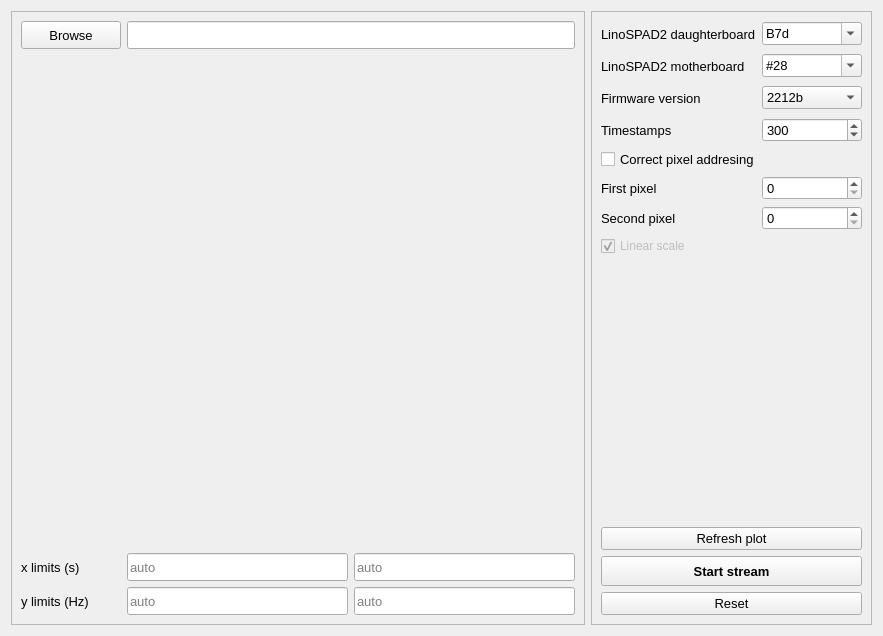
<?xml version="1.0" encoding="UTF-8"?>
<ui version="4.0">
 <class>Form</class>
 <widget class="QWidget" name="Form">
  <property name="geometry">
   <rect>
    <x>0</x>
    <y>0</y>
    <width>883</width>
    <height>636</height>
   </rect>
  </property>
  <property name="windowTitle">
   <string>Form</string>
  </property>
  <layout class="QGridLayout" name="gridLayout_2">
   <item row="0" column="0">
    <widget class="QFrame" name="frame">
     <property name="sizePolicy">
      <sizepolicy hsizetype="Expanding" vsizetype="Expanding">
       <horstretch>0</horstretch>
       <verstretch>0</verstretch>
      </sizepolicy>
     </property>
     <property name="frameShape">
      <enum>QFrame::StyledPanel</enum>
     </property>
     <property name="frameShadow">
      <enum>QFrame::Raised</enum>
     </property>
     <layout class="QGridLayout" name="gridLayout">
      <item row="0" column="0" colspan="2">
       <widget class="QPushButton" name="pushButton_browse">
        <property name="sizePolicy">
         <sizepolicy hsizetype="Fixed" vsizetype="Fixed">
          <horstretch>0</horstretch>
          <verstretch>0</verstretch>
         </sizepolicy>
        </property>
        <property name="minimumSize">
         <size>
          <width>100</width>
          <height>28</height>
         </size>
        </property>
        <property name="font">
         <font>
          <pointsize>10</pointsize>
         </font>
        </property>
        <property name="text">
         <string>Browse</string>
        </property>
       </widget>
      </item>
      <item row="1" column="0" colspan="3">
       <widget class="QWidget" name="widget_figure" native="true">
        <property name="sizePolicy">
         <sizepolicy hsizetype="Preferred" vsizetype="Preferred">
          <horstretch>0</horstretch>
          <verstretch>0</verstretch>
         </sizepolicy>
        </property>
        <property name="minimumSize">
         <size>
          <width>500</width>
          <height>425</height>
         </size>
        </property>
       </widget>
      </item>
      <item row="5" column="0" colspan="2">
       <widget class="QLabel" name="label">
        <property name="font">
         <font>
          <pointsize>10</pointsize>
         </font>
        </property>
        <property name="text">
         <string>x limits (s)</string>
        </property>
       </widget>
      </item>
      <item row="6" column="2">
        <layout class="QHBoxLayout" name="horizontalLayout_yLim">
         <item>
          <widget class="QLineEdit" name="lineEdit_lowerYLim">
           <property name="minimumSize">
            <size>
             <width>0</width>
             <height>28</height>
            </size>
           </property>
           <property name="font">
            <font>
             <pointsize>10</pointsize>
            </font>
           </property>
           <property name="toolTip">
            <string>&lt;html&gt;&lt;head/&gt;&lt;body&gt;&lt;p&gt;Lower y limit. Leave empty to autoscale. Accepts decimals and scientific notation, e.g. 10e3.&lt;/p&gt;&lt;/body&gt;&lt;/html&gt;</string>
           </property>
           <property name="placeholderText">
            <string>auto</string>
           </property>
          </widget>
         </item>
         <item>
          <widget class="QLineEdit" name="lineEdit_upperYLim">
           <property name="minimumSize">
            <size>
             <width>0</width>
             <height>28</height>
            </size>
           </property>
           <property name="font">
            <font>
             <pointsize>10</pointsize>
            </font>
           </property>
           <property name="toolTip">
            <string>&lt;html&gt;&lt;head/&gt;&lt;body&gt;&lt;p&gt;Upper y limit. Leave empty to autoscale. Accepts decimals and scientific notation, e.g. 10e3.&lt;/p&gt;&lt;/body&gt;&lt;/html&gt;</string>
           </property>
           <property name="placeholderText">
            <string>auto</string>
           </property>
          </widget>
         </item>
        </layout>
      </item>
      <item row="0" column="2">
       <widget class="QLineEdit" name="lineEdit_browse">
        <property name="enabled">
         <bool>true</bool>
        </property>
        <property name="sizePolicy">
         <sizepolicy hsizetype="Expanding" vsizetype="Fixed">
          <horstretch>0</horstretch>
          <verstretch>0</verstretch>
         </sizepolicy>
        </property>
        <property name="minimumSize">
         <size>
          <width>0</width>
          <height>28</height>
         </size>
        </property>
       </widget>
      </item>
      <item row="6" column="0">
       <widget class="QLabel" name="label_2">
        <property name="font">
         <font>
          <pointsize>10</pointsize>
         </font>
        </property>
        <property name="text">
         <string>y limits (Hz)</string>
        </property>
       </widget>
      </item>
      <item row="2" column="2">
       <spacer name="verticalSpacer">
        <property name="orientation">
         <enum>Qt::Vertical</enum>
        </property>
        <property name="sizeType">
         <enum>QSizePolicy::Fixed</enum>
        </property>
        <property name="sizeHint" stdset="0">
         <size>
          <width>20</width>
          <height>5</height>
         </size>
        </property>
       </spacer>
      </item>
      <item row="5" column="2">
        <layout class="QHBoxLayout" name="horizontalLayout_xLim">
         <item>
          <widget class="QLineEdit" name="lineEdit_leftXLim">
           <property name="minimumSize">
            <size>
             <width>0</width>
             <height>28</height>
            </size>
           </property>
           <property name="font">
            <font>
             <pointsize>10</pointsize>
            </font>
           </property>
           <property name="toolTip">
            <string>&lt;html&gt;&lt;head/&gt;&lt;body&gt;&lt;p&gt;Lower x limit. Leave empty to autoscale. Accepts decimals and scientific notation, e.g. 10e3.&lt;/p&gt;&lt;/body&gt;&lt;/html&gt;</string>
           </property>
           <property name="placeholderText">
            <string>auto</string>
           </property>
          </widget>
         </item>
         <item>
          <widget class="QLineEdit" name="lineEdit_rightXLim">
           <property name="minimumSize">
            <size>
             <width>0</width>
             <height>28</height>
            </size>
           </property>
           <property name="font">
            <font>
             <pointsize>10</pointsize>
            </font>
           </property>
           <property name="toolTip">
            <string>&lt;html&gt;&lt;head/&gt;&lt;body&gt;&lt;p&gt;Upper x limit. Leave empty to autoscale. Accepts decimals and scientific notation, e.g. 10e3.&lt;/p&gt;&lt;/body&gt;&lt;/html&gt;</string>
           </property>
           <property name="placeholderText">
            <string>auto</string>
           </property>
          </widget>
         </item>
        </layout>
      </item>
     </layout>
    </widget>
   </item>
   <item row="0" column="1">
    <widget class="QFrame" name="frame_2">
     <property name="sizePolicy">
      <sizepolicy hsizetype="Fixed" vsizetype="Preferred">
       <horstretch>0</horstretch>
       <verstretch>0</verstretch>
      </sizepolicy>
     </property>
     <property name="frameShape">
      <enum>QFrame::StyledPanel</enum>
     </property>
     <property name="frameShadow">
      <enum>QFrame::Raised</enum>
     </property>
     <layout class="QVBoxLayout" name="verticalLayout">
      <item>
       <layout class="QHBoxLayout" name="horizontalLayout_7">
        <item>
         <widget class="QLabel" name="label_comboBox_mask_2">
          <property name="enabled">
           <bool>true</bool>
          </property>
          <property name="minimumSize">
           <size>
            <width>0</width>
            <height>26</height>
           </size>
          </property>
          <property name="font">
           <font>
            <pointsize>10</pointsize>
           </font>
          </property>
          <property name="text">
           <string>LinoSPAD2 daughterboard</string>
          </property>
          <property name="alignment">
           <set>Qt::AlignLeading|Qt::AlignLeft|Qt::AlignVCenter</set>
          </property>
         </widget>
        </item>
        <item>
         <widget class="QComboBox" name="comboBox_mask_2">
          <property name="sizePolicy">
           <sizepolicy hsizetype="Fixed" vsizetype="Fixed">
            <horstretch>0</horstretch>
            <verstretch>0</verstretch>
           </sizepolicy>
          </property>
          <property name="minimumSize">
           <size>
            <width>100</width>
            <height>0</height>
           </size>
          </property>
          <property name="font">
           <font>
            <pointsize>10</pointsize>
           </font>
          </property>
          <property name="editable">
           <bool>true</bool>
          </property>
          <item>
           <property name="text">
            <string>B7d</string>
           </property>
          </item>
          <item>
           <property name="text">
            <string>NL11</string>
           </property>
          </item>
          <item>
           <property name="text">
            <string>A5</string>
           </property>
          </item>
          <item>
           <property name="text">
            <string>D2b</string>
           </property>
          </item>
         </widget>
        </item>
       </layout>
      </item>
      <item>
       <layout class="QHBoxLayout" name="horizontalLayout_8" stretch="0,0">
        <property name="spacing">
         <number>6</number>
        </property>
        <property name="sizeConstraint">
         <enum>QLayout::SetFixedSize</enum>
        </property>
        <property name="topMargin">
         <number>0</number>
        </property>
        <property name="bottomMargin">
         <number>0</number>
        </property>
        <item>
         <widget class="QLabel" name="label_comboBox_mb_2">
          <property name="minimumSize">
           <size>
            <width>0</width>
            <height>26</height>
           </size>
          </property>
          <property name="font">
           <font>
            <pointsize>10</pointsize>
           </font>
          </property>
          <property name="text">
           <string>LinoSPAD2 motherboard</string>
          </property>
         </widget>
        </item>
        <item>
         <widget class="QComboBox" name="comboBox_mb_2">
          <property name="sizePolicy">
           <sizepolicy hsizetype="Fixed" vsizetype="Fixed">
            <horstretch>0</horstretch>
            <verstretch>0</verstretch>
           </sizepolicy>
          </property>
          <property name="minimumSize">
           <size>
            <width>100</width>
            <height>0</height>
           </size>
          </property>
          <property name="font">
           <font>
            <pointsize>10</pointsize>
           </font>
          </property>
          <property name="editable">
           <bool>true</bool>
          </property>
          <item>
           <property name="text">
            <string>#28</string>
           </property>
          </item>
          <item>
           <property name="text">
            <string>#33</string>
           </property>
          </item>
          <item>
           <property name="text">
            <string>#21</string>
           </property>
          </item>
          <item>
           <property name="text">
            <string>#36</string>
           </property>
          </item>
          <item>
           <property name="text">
            <string>#37</string>
           </property>
          </item>
          <item>
           <property name="text">
            <string>#4</string>
           </property>
          </item>
          <item>
           <property name="text">
            <string>#29</string>
           </property>
          </item>
         </widget>
        </item>
       </layout>
      </item>
      <item>
       <layout class="QHBoxLayout" name="horizontalLayout">
        <property name="topMargin">
         <number>0</number>
        </property>
       </layout>
      </item>
      <item>
       <layout class="QHBoxLayout" name="horizontalLayout_9">
        <property name="bottomMargin">
         <number>0</number>
        </property>
        <item>
         <widget class="QLabel" name="label_FW_2">
          <property name="minimumSize">
           <size>
            <width>0</width>
            <height>26</height>
           </size>
          </property>
          <property name="font">
           <font>
            <pointsize>10</pointsize>
           </font>
          </property>
          <property name="text">
           <string>Firmware version</string>
          </property>
          <property name="alignment">
           <set>Qt::AlignLeading|Qt::AlignLeft|Qt::AlignVCenter</set>
          </property>
         </widget>
        </item>
        <item>
         <widget class="QComboBox" name="comboBox_FW_2">
          <property name="sizePolicy">
           <sizepolicy hsizetype="Fixed" vsizetype="Fixed">
            <horstretch>0</horstretch>
            <verstretch>0</verstretch>
           </sizepolicy>
          </property>
          <property name="minimumSize">
           <size>
            <width>100</width>
            <height>0</height>
           </size>
          </property>
          <property name="font">
           <font>
            <pointsize>10</pointsize>
           </font>
          </property>
          <item>
           <property name="text">
            <string>2212b</string>
           </property>
          </item>
          <item>
           <property name="text">
            <string>2208</string>
           </property>
          </item>
          <item>
           <property name="text">
            <string>2212s</string>
           </property>
          </item>
         </widget>
        </item>
       </layout>
      </item>
      <item>
       <layout class="QHBoxLayout" name="horizontalLayout_11">
        <item>
         <widget class="QLabel" name="label_timestamps_2">
          <property name="minimumSize">
           <size>
            <width>0</width>
            <height>26</height>
           </size>
          </property>
          <property name="font">
           <font>
            <pointsize>10</pointsize>
           </font>
          </property>
          <property name="toolTip">
           <string>&lt;html&gt;&lt;head/&gt;&lt;body&gt;&lt;p&gt;Number of timestamps per pixel per acquisition cycle. The default is 512.&lt;/p&gt;&lt;/body&gt;&lt;/html&gt;</string>
          </property>
          <property name="lineWidth">
           <number>0</number>
          </property>
          <property name="text">
           <string>Timestamps</string>
          </property>
          <property name="textFormat">
           <enum>Qt::PlainText</enum>
          </property>
          <property name="alignment">
           <set>Qt::AlignLeading|Qt::AlignLeft|Qt::AlignVCenter</set>
          </property>
         </widget>
        </item>
        <item>
         <widget class="QSpinBox" name="spinBox_timestamps_2">
          <property name="sizePolicy">
           <sizepolicy hsizetype="Fixed" vsizetype="Fixed">
            <horstretch>0</horstretch>
            <verstretch>0</verstretch>
           </sizepolicy>
          </property>
          <property name="minimumSize">
           <size>
            <width>100</width>
            <height>0</height>
           </size>
          </property>
          <property name="font">
           <font>
            <pointsize>10</pointsize>
           </font>
          </property>
          <property name="maximum">
           <number>1536</number>
          </property>
          <property name="value">
           <number>300</number>
          </property>
         </widget>
        </item>
       </layout>
      </item>
      <item>
       <widget class="QCheckBox" name="checkBox_pix_add_fix">
        <property name="font">
         <font>
          <pointsize>10</pointsize>
         </font>
        </property>
        <property name="text">
         <string>Correct pixel addresing</string>
        </property>
       </widget>
      </item>
      <item>
       <layout class="QGridLayout" name="gridLayout_3">
        <item row="0" column="1">
         <widget class="QSpinBox" name="spinBox_FirstPixel">
          <property name="sizePolicy">
           <sizepolicy hsizetype="Fixed" vsizetype="Fixed">
            <horstretch>0</horstretch>
            <verstretch>0</verstretch>
           </sizepolicy>
          </property>
          <property name="minimumSize">
           <size>
            <width>100</width>
            <height>0</height>
           </size>
          </property>
          <property name="font">
           <font>
            <pointsize>10</pointsize>
           </font>
          </property>
          <property name="maximum">
           <number>255</number>
          </property>
         </widget>
        </item>
        <item row="0" column="0">
         <widget class="QLabel" name="label_FirstPixel">
          <property name="font">
           <font>
            <pointsize>10</pointsize>
           </font>
          </property>
          <property name="text">
           <string>First pixel</string>
          </property>
         </widget>
        </item>
       </layout>
      </item>
      <item>
       <layout class="QHBoxLayout" name="horizontalLayout_2">
        <item>
         <widget class="QLabel" name="label_SecondPixel">
          <property name="font">
           <font>
            <pointsize>10</pointsize>
           </font>
          </property>
          <property name="text">
           <string>Second pixel</string>
          </property>
         </widget>
        </item>
        <item>
         <widget class="QSpinBox" name="spinBox_SecondPixel">
          <property name="sizePolicy">
           <sizepolicy hsizetype="Fixed" vsizetype="Fixed">
            <horstretch>0</horstretch>
            <verstretch>0</verstretch>
           </sizepolicy>
          </property>
          <property name="minimumSize">
           <size>
            <width>100</width>
            <height>0</height>
           </size>
          </property>
          <property name="font">
           <font>
            <pointsize>10</pointsize>
           </font>
          </property>
          <property name="maximum">
           <number>255</number>
          </property>
         </widget>
        </item>
       </layout>
      </item>
      <item>
       <layout class="QHBoxLayout" name="horizontalLayout_12">
        <property name="bottomMargin">
         <number>0</number>
        </property>
        <item>
         <widget class="QCheckBox" name="checkBox_linearScale_2">
          <property name="enabled">
           <bool>false</bool>
          </property>
          <property name="text">
           <string>Linear scale</string>
          </property>
          <property name="checked">
           <bool>true</bool>
          </property>
         </widget>
        </item>
       </layout>
      </item>
      <item>
       <spacer name="verticalSpacer_2">
        <property name="orientation">
         <enum>Qt::Vertical</enum>
        </property>
        <property name="sizeHint" stdset="0">
         <size>
          <width>20</width>
          <height>40</height>
         </size>
        </property>
       </spacer>
      </item>
      <item>
       <widget class="QPushButton" name="pushButton_refreshPlot">
        <property name="font">
         <font>
          <pointsize>10</pointsize>
         </font>
        </property>
        <property name="text">
         <string>Refresh plot</string>
        </property>
       </widget>
      </item>
      <item>
       <widget class="QPushButton" name="pushButton_startStream">
        <property name="minimumSize">
         <size>
          <width>0</width>
          <height>30</height>
         </size>
        </property>
        <property name="font">
         <font>
          <pointsize>10</pointsize>
          <weight>75</weight>
          <bold>true</bold>
         </font>
        </property>
        <property name="text">
         <string>Start stream</string>
        </property>
       </widget>
      </item>
      <item>
       <widget class="QPushButton" name="pushButton_Reset">
        <property name="font">
         <font>
          <pointsize>10</pointsize>
         </font>
        </property>
        <property name="text">
         <string>Reset</string>
        </property>
       </widget>
      </item>
     </layout>
    </widget>
   </item>
  </layout>
 </widget>
 <resources/>
 <connections/>
</ui>
